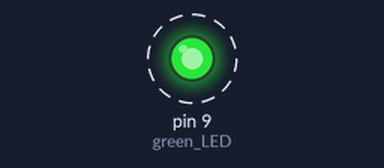
Bench run of a sketch on a simulated Arduino Uno, built with avr-gcc and run on an emulated ATmega328P. Parts: output pins drawn as LEDs (lit = HIGH). Dashed ring = blinking.

Above: at 0.5 s.
Timing chart, 0 to 4.6 s (numbered marks = the images above):
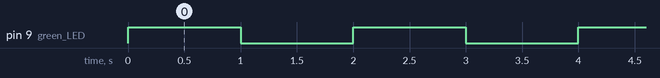

The sketch:

lab1_led_control.ino
```cpp
int green_LED = 9;

// the setup function runs once when you press reset or power the board
void setup() {
  // initialize digital pin 13 as an output.
  pinMode(green_LED, OUTPUT);
}

// the loop function runs over and over again forever
void loop() {
  digitalWrite(green_LED, HIGH);   // turn the LED on (HIGH is the voltage level)
  delay(1000);              // wait for a second
  digitalWrite(green_LED, LOW);    // turn the LED off by making the voltage LOW
  delay(1000);              // wait for a second
}
```

Measured:
- by itself, pin 9 (green_LED): alternates HIGH for 1.0 s and LOW for 1.0 s
